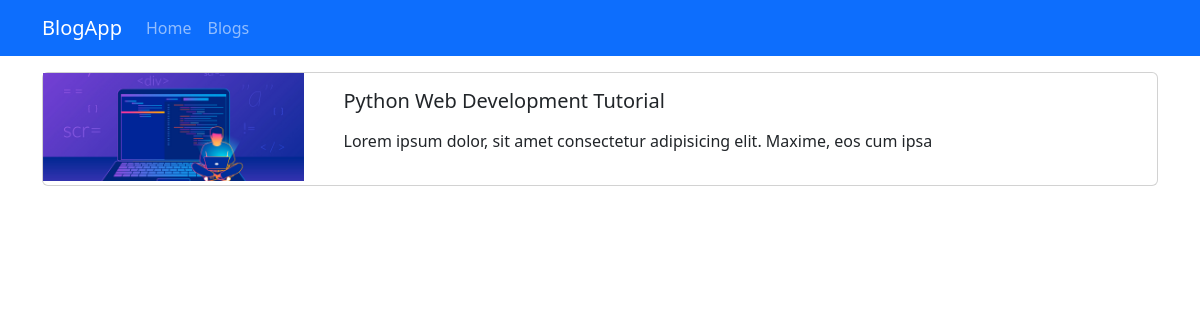
/blogs/python-web-development-tutorial, run on the app's committed database.
### blog/models.py (models this page shows, shortened)
class Blog(models.Model):
    title = models.CharField(max_length=200)
    image = models.ImageField(upload_to="blogs")
    is_active = models.BooleanField()
    is_home = models.BooleanField()
    description = RichTextField()
    categories = models.ManyToManyField(Category, blank=True)
    '''
        At first I had some values inside of the table so first set
        the parameters in a way that accepts rows that doesn't have a value for
        slug field and migrate the changes
    '''
    slug = models.SlugField(null=False, blank=True, unique=True, db_index=True, editable=False)

### blog/views.py (the view)
# urls.py: path("blogs/<slug:slug>", views.blog_details, name="blog_details"),
def blog_details(request, slug):
    blog =  Blog.objects.get(slug=slug)
    return render(request, "blog/blog-details.html", {'blog':blog})

### blog/templates/blog/blog-details.html (shortened to what this page needs)
{% extends "base.html" %}
{% load static %}
{% block content %}
<div class="container mt-3">
    <div class="row">
        <div class="col-12">
            <div class="card mb-3">
                <div class="row">
                    <div class="col-md-3">
                        <img src="{{ blog.image.url }}" alt="" class="img-fluid">
                    </div>
                    <div class="col-md-9">
                        <div class="card-body">
                            <h5 class="card-title">
                                {{blog.title}}
                            </h5>
                            <p class="card-text">{{blog.description|safe}}</p>
                        </div>
                    </div>
                </div>
            </div>
        </div>
    </div>
</div>
{% endblock %}

### data on the page
Blog: image (picture), title "Python Web Development Tutorial", description "Lorem ipsum dolor, sit amet consectetur adipisicing elit. Maxime, eos cum ipsa"
